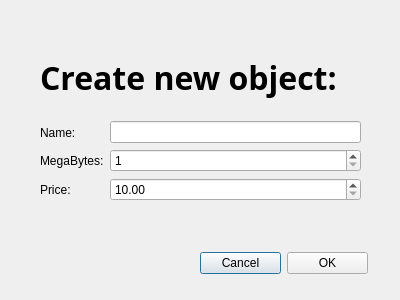
<?xml version="1.0" encoding="UTF-8"?>
<ui version="4.0">
 <class>Dialog</class>
 <widget class="QDialog" name="Dialog">
  <property name="geometry">
   <rect>
    <x>0</x>
    <y>0</y>
    <width>400</width>
    <height>300</height>
   </rect>
  </property>
  <property name="windowTitle">
   <string>Dialog</string>
  </property>
  <widget class="QWidget" name="layoutWidget">
   <property name="geometry">
    <rect>
     <x>40</x>
     <y>40</y>
     <width>321</width>
     <height>161</height>
    </rect>
   </property>
   <layout class="QVBoxLayout" name="verticalLayout_3">
    <item>
     <widget class="QLabel" name="label">
      <property name="palette">
       <palette>
        <active>
         <colorrole role="BrightText">
          <brush brushstyle="SolidPattern">
           <color alpha="255">
            <red>52</red>
            <green>101</green>
            <blue>164</blue>
           </color>
          </brush>
         </colorrole>
        </active>
        <inactive>
         <colorrole role="BrightText">
          <brush brushstyle="SolidPattern">
           <color alpha="255">
            <red>52</red>
            <green>101</green>
            <blue>164</blue>
           </color>
          </brush>
         </colorrole>
        </inactive>
        <disabled>
         <colorrole role="BrightText">
          <brush brushstyle="SolidPattern">
           <color alpha="255">
            <red>52</red>
            <green>101</green>
            <blue>164</blue>
           </color>
          </brush>
         </colorrole>
        </disabled>
       </palette>
      </property>
      <property name="font">
       <font>
        <family>Ubuntu Condensed</family>
        <pointsize>24</pointsize>
        <weight>75</weight>
        <bold>true</bold>
       </font>
      </property>
      <property name="text">
       <string>Create new object:</string>
      </property>
     </widget>
    </item>
    <item>
     <layout class="QHBoxLayout" name="horizontalLayout">
      <item>
       <layout class="QVBoxLayout" name="verticalLayout_2">
        <item>
         <widget class="QLabel" name="label_2">
          <property name="text">
           <string>Name:</string>
          </property>
         </widget>
        </item>
        <item>
         <widget class="QLabel" name="label_3">
          <property name="text">
           <string>MegaBytes:</string>
          </property>
         </widget>
        </item>
        <item>
         <widget class="QLabel" name="label_4">
          <property name="text">
           <string>Price:</string>
          </property>
         </widget>
        </item>
       </layout>
      </item>
      <item>
       <layout class="QVBoxLayout" name="verticalLayout">
        <item>
         <widget class="QLineEdit" name="lineEdit"/>
        </item>
        <item>
         <widget class="QSpinBox" name="spinBox">
          <property name="minimum">
           <number>1</number>
          </property>
          <property name="maximum">
           <number>1000</number>
          </property>
         </widget>
        </item>
        <item>
         <widget class="QDoubleSpinBox" name="doubleSpinBox">
          <property name="decimals">
           <number>2</number>
          </property>
          <property name="minimum">
           <double>10.000000000000000</double>
          </property>
          <property name="maximum">
           <double>1000.000000000000000</double>
          </property>
          <property name="singleStep">
           <double>20.000000000000000</double>
          </property>
         </widget>
        </item>
       </layout>
      </item>
     </layout>
    </item>
   </layout>
  </widget>
  <widget class="QWidget" name="">
   <property name="geometry">
    <rect>
     <x>200</x>
     <y>250</y>
     <width>168</width>
     <height>27</height>
    </rect>
   </property>
   <layout class="QHBoxLayout" name="horizontalLayout_2">
    <item>
     <widget class="QPushButton" name="pushButton_2">
      <property name="text">
       <string>Cancel</string>
      </property>
     </widget>
    </item>
    <item>
     <widget class="QPushButton" name="pushButton">
      <property name="text">
       <string>OK</string>
      </property>
     </widget>
    </item>
   </layout>
  </widget>
 </widget>
 <resources/>
 <connections/>
</ui>
